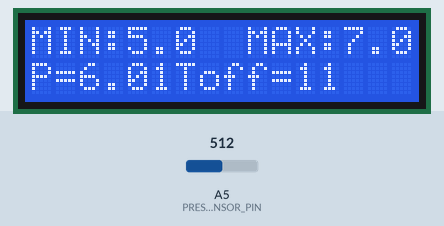
A sketch run on a simulated Arduino Uno, built with avr-gcc and run on an emulated ATmega328P. On the bench: 16×2 character LCD. The inputs (shaded band) are chosen by the test bench; at power-on: A5 (PRESSURE_SENSOR_PIN) = 512.

Above: at 11.2 s.
11.3 s: A5 (PRESSURE_SENSOR_PIN) set to 457
At 12.8 s:
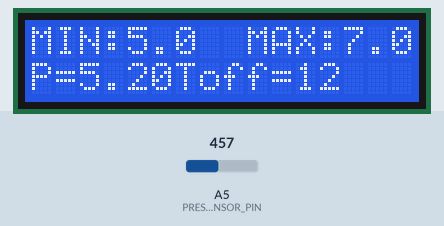
13.5 s: A5 (PRESSURE_SENSOR_PIN) set to 436
At 14.5 s:
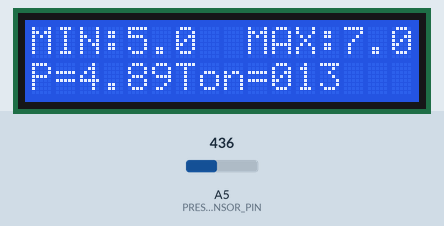
16.5 s: A5 (PRESSURE_SENSOR_PIN) set to 511
At 17.3 s:
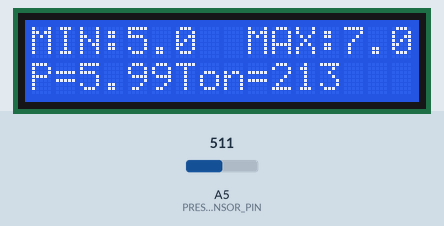
Timing chart, 0 to 19.5 s (numbered marks = the images above; inputs shaded):
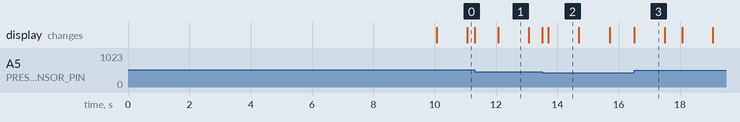

Measured:
- the behaviour switches between 444 and 443 on A5 (PRESSURE_SENSOR_PIN) (found by bisection; images 1 and 2)
- what the display in image 1 shows lasts 1.0 s, from 12.1 s to 13.1 s

The sketch:

pressure_monitor.ino
```cpp
#include <LiquidCrystal.h>

#define PRESSURE_SENSOR_PIN    A5
#define LEVEL_TRIGGER_ON_PIN   A3
#define LEVEL_TRIGGER_OFF_PIN  A2


LiquidCrystal lcd(4, 5, 9, 11, 7, 13);

const float VCC                   = 5;
const float VALUE_LOW_ON          = 5;
const float VALUE_HIGH_OFF        = 7;

static bool flag;

unsigned long on_time;
unsigned long off_time;

void setup()
{
  lcd.begin(16, 2);
  pinMode(LEVEL_TRIGGER_ON_PIN, OUTPUT);
  pinMode(LEVEL_TRIGGER_OFF_PIN, OUTPUT);
  //Напечатаем пороги давления
  lcd.setCursor(0,0);
  lcd.print("MIN:");
  lcd.setCursor(4,0);
  lcd.print(VALUE_LOW_ON);
  lcd.setCursor(7,0);
  lcd.print("  MAX:");
  lcd.setCursor(13,0);
  lcd.print(VALUE_HIGH_OFF);
  lcd.setCursor(0,1);
  lcd.print("P=");

  flag = false;
  on_time = 0;
  off_time = millis();
  delay(10000);
}

void engine_on()
{
  digitalWrite(LEVEL_TRIGGER_ON_PIN, HIGH);
  delay(200);
  digitalWrite(LEVEL_TRIGGER_ON_PIN, LOW);
  if (!flag) {
    on_time = millis();
    flag = true;
  }
}

void engine_off()
{
  digitalWrite(LEVEL_TRIGGER_OFF_PIN, HIGH);
  delay(200);
  digitalWrite(LEVEL_TRIGGER_OFF_PIN, LOW);
  if (flag) {
    off_time = millis();
    flag = false;
  }
}

int is_engine_on()
{
  return flag;
}

int engine_on_time_s()
{
  if (is_engine_on())
    return (int)((millis() - on_time)/1000);
  else
    return 0;
}

int engine_off_time_s()
{
  if (!is_engine_on())
    return (int)((millis() - off_time)/1000);
  else
    return 0;
}

float read_pressure()
{
  int val = analogRead(PRESSURE_SENSOR_PIN);

  return 3*(val*VCC/1023)-1.5;
}

void check_engine()
{
  float  P1 = read_pressure();
  delay (1000);
  float  P2 = read_pressure();
  if (P1 >= P2 )
  {
    //engine_off();
    flag = false;
  }
}

void loop()
{
  float pressure = read_pressure();
  //если в баке вакуум - считать давление нулевым.
  if (pressure < 0)
  {
    pressure = 0;
  }
  //напечатать в перво   с
  lcd.setCursor(2,1);
  lcd.print(pressure);

  if (is_engine_on()) {
    lcd.setCursor(6,1);
    lcd.print("Ton=");
    lcd.setCursor(10,1);
    lcd.print(engine_on_time_s());

  } else {
    lcd.setCursor(6,1);
    lcd.print("Toff=");
    lcd.setCursor(11,1);
    lcd.print(engine_off_time_s());
  }

  //Включаем компрессор при проверке флага и порога давления
  if (pressure < VALUE_LOW_ON && !is_engine_on())
  {
    engine_on();
  }
  //Выключаем компрессор при преодолении порога. В текущей реализации не предусмотрено преодоление порога в автоматическом режиме. Постоянно будет разпывать реле при привышении давления.
  else if (pressure > VALUE_HIGH_OFF)
  {
    engine_off();
  }
  //обновление флага на случай ручного выключения. Анализ дельте дельте давления, если давление не растет - обновить флаг.
  else if(pressure > VALUE_LOW_ON && pressure < VALUE_HIGH_OFF && is_engine_on())
  {
    check_engine();
  }
}
```
